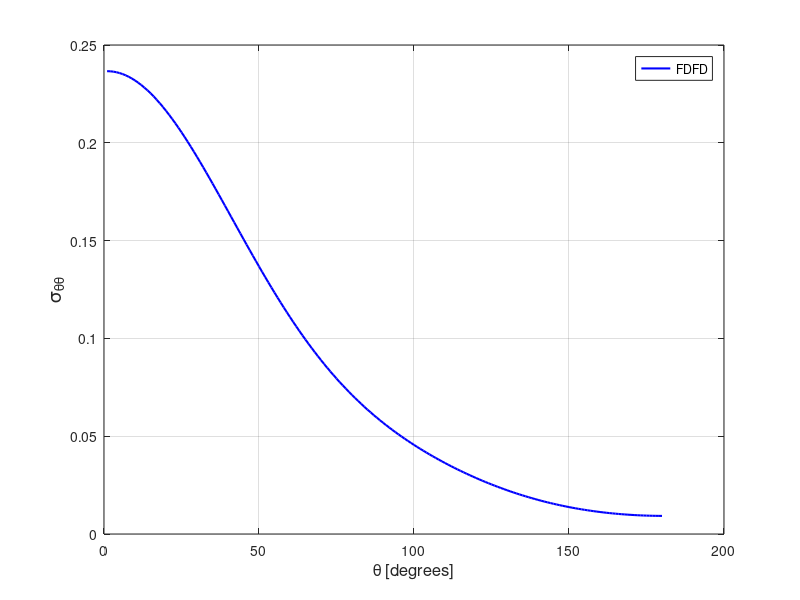

Reproduce this figure in MATLAB.
stt = [ 
    1  0.23661952E+00
    2  0.23656030E+00
    3  0.23638296E+00
    4  0.23608680E+00
    5  0.23567374E+00
    6  0.23514293E+00
    7  0.23449603E+00
    8  0.23373468E+00
    9  0.23285973E+00
   10  0.23187390E+00
   11  0.23077868E+00
   12  0.22957382E+00
   13  0.22826529E+00
   14  0.22685263E+00
   15  0.22534071E+00
   16  0.22373140E+00
   17  0.22202624E+00
   18  0.22023077E+00
   19  0.21834634E+00
   20  0.21637763E+00
   21  0.21432742E+00
   22  0.21219905E+00
   23  0.20999721E+00
   24  0.20772485E+00
   25  0.20538555E+00
   26  0.20298597E+00
   27  0.20052566E+00
   28  0.19801080E+00
   29  0.19544663E+00
   30  0.19283597E+00
   31  0.19018196E+00
   32  0.18749006E+00
   33  0.18476379E+00
   34  0.18200783E+00
   35  0.17922455E+00
   36  0.17641900E+00
   37  0.17359532E+00
   38  0.17075624E+00
   39  0.16790645E+00
   40  0.16504920E+00
   41  0.16218795E+00
   42  0.15932570E+00
   43  0.15646695E+00
   44  0.15361391E+00
   45  0.15076999E+00
   46  0.14793769E+00
   47  0.14511986E+00
   48  0.14232066E+00
   49  0.13954088E+00
   50  0.13678426E+00
   51  0.13405235E+00
   52  0.13134734E+00
   53  0.12867126E+00
   54  0.12602620E+00
   55  0.12341399E+00
   56  0.12083530E+00
   57  0.11829310E+00
   58  0.11578719E+00
   59  0.11331926E+00
   60  0.11089097E+00
   61  0.10850298E+00
   62  0.10615537E+00
   63  0.10384875E+00
   64  0.10158392E+00
   65  0.99361949E-01
   66  0.97182274E-01
   67  0.95045671E-01
   68  0.92951760E-01
   69  0.90900481E-01
   70  0.88892281E-01
   71  0.86925946E-01
   72  0.85002303E-01
   73  0.83120555E-01
   74  0.81279792E-01
   75  0.79479806E-01
   76  0.77720396E-01
   77  0.76000437E-01
   78  0.74319169E-01
   79  0.72676986E-01
   80  0.71072243E-01
   81  0.69503643E-01
   82  0.67971312E-01
   83  0.66474251E-01
   84  0.65010659E-01
   85  0.63581347E-01
   86  0.62184054E-01
   87  0.60818188E-01
   88  0.59483219E-01
   89  0.58178712E-01
   90  0.56902435E-01
   91  0.55654731E-01
   92  0.54434016E-01
   93  0.53240255E-01
   94  0.52071318E-01
   95  0.50927594E-01
   96  0.49808349E-01
   97  0.48712041E-01
   98  0.47638360E-01
   99  0.46586744E-01
  100  0.45556307E-01
  101  0.44545937E-01
  102  0.43556277E-01
  103  0.42585745E-01
  104  0.41633971E-01
  105  0.40700719E-01
  106  0.39785303E-01
  107  0.38887255E-01
  108  0.38006142E-01
  109  0.37141792E-01
  110  0.36293909E-01
  111  0.35461411E-01
  112  0.34644585E-01
  113  0.33843573E-01
  114  0.33057202E-01
  115  0.32285724E-01
  116  0.31528711E-01
  117  0.30786058E-01
  118  0.30057918E-01
  119  0.29343687E-01
  120  0.28643690E-01
  121  0.27956922E-01
  122  0.27284056E-01
  123  0.26625138E-01
  124  0.25979454E-01
  125  0.25347210E-01
  126  0.24728518E-01
  127  0.24122940E-01
  128  0.23530781E-01
  129  0.22951961E-01
  130  0.22386145E-01
  131  0.21833554E-01
  132  0.21294033E-01
  133  0.20767394E-01
  134  0.20253902E-01
  135  0.19753430E-01
  136  0.19265844E-01
  137  0.18791063E-01
  138  0.18329186E-01
  139  0.17880090E-01
  140  0.17443655E-01
  141  0.17019909E-01
  142  0.16608644E-01
  143  0.16210046E-01
  144  0.15823606E-01
  145  0.15449836E-01
  146  0.15088061E-01
  147  0.14738566E-01
  148  0.14401111E-01
  149  0.14075567E-01
  150  0.13761847E-01
  151  0.13459940E-01
  152  0.13169540E-01
  153  0.12890649E-01
  154  0.12623187E-01
  155  0.12366917E-01
  156  0.12121753E-01
  157  0.11887416E-01
  158  0.11664054E-01
  159  0.11451382E-01
  160  0.11249437E-01
  161  0.11057646E-01
  162  0.10876370E-01
  163  0.10705348E-01
  164  0.10544227E-01
  165  0.10392936E-01
  166  0.10251756E-01
  167  0.10120060E-01
  168  0.99979779E-02
  169  0.98854341E-02
  170  0.97822351E-02
  171  0.96883355E-02
  172  0.96035758E-02
  173  0.95279906E-02
  174  0.94614374E-02
  175  0.94038416E-02
  176  0.93550803E-02
  177  0.93152281E-02
  178  0.92842970E-02
  179  0.92621455E-02
  180  0.92486041E-02
  181  0.92439130E-02
  182  0.92481757E-02
  183  0.92609776E-02
  184  0.92827026E-02
  185  0.93129836E-02
  186  0.93522463E-02
  187  0.94003715E-02
  188  0.94572436E-02
  189  0.95232511E-02
  190  0.95982002E-02
  191  0.96824290E-02
  192  0.97756526E-02
  193  0.98782443E-02
  194  0.99902032E-02
  195  0.10111544E-01
  196  0.10242512E-01
  197  0.10383253E-01
  198  0.10533622E-01
  199  0.10693971E-01
  200  0.10864407E-01
  201  0.11044920E-01
  202  0.11235761E-01
  203  0.11437010E-01
  204  0.11648878E-01
  205  0.11871517E-01
  206  0.12104811E-01
  207  0.12349054E-01
  208  0.12604433E-01
  209  0.12870930E-01
  210  0.13149055E-01
  211  0.13438275E-01
  212  0.13739269E-01
  213  0.14051998E-01
  214  0.14376526E-01
  215  0.14713005E-01
  216  0.15061339E-01
  217  0.15421956E-01
  218  0.15794786E-01
  219  0.16179975E-01
  220  0.16577499E-01
  221  0.16987422E-01
  222  0.17410059E-01
  223  0.17845316E-01
  224  0.18293221E-01
  225  0.18753977E-01
  226  0.19227341E-01
  227  0.19713875E-01
  228  0.20212850E-01
  229  0.20725392E-01
  230  0.21250581E-01
  231  0.21788709E-01
  232  0.22340266E-01
  233  0.22904778E-01
  234  0.23482572E-01
  235  0.24073571E-01
  236  0.24677634E-01
  237  0.25295202E-01
  238  0.25926186E-01
  239  0.26570722E-01
  240  0.27228454E-01
  241  0.27900098E-01
  242  0.28585536E-01
  243  0.29284695E-01
  244  0.29998081E-01
  245  0.30725164E-01
  246  0.31466890E-01
  247  0.32222632E-01
  248  0.32993332E-01
  249  0.33778623E-01
  250  0.34579270E-01
  251  0.35395186E-01
  252  0.36226630E-01
  253  0.37074056E-01
  254  0.37937950E-01
  255  0.38818438E-01
  256  0.39715972E-01
  257  0.40631216E-01
  258  0.41563660E-01
  259  0.42515140E-01
  260  0.43485384E-01
  261  0.44475038E-01
  262  0.45484733E-01
  263  0.46515346E-01
  264  0.47566991E-01
  265  0.48640713E-01
  266  0.49737334E-01
  267  0.50856974E-01
  268  0.52001160E-01
  269  0.53169705E-01
  270  0.54364443E-01
  271  0.55585276E-01
  272  0.56833807E-01
  273  0.58110405E-01
  274  0.59416160E-01
  275  0.60751121E-01
  276  0.62117755E-01
  277  0.63515782E-01
  278  0.64946525E-01
  279  0.66410273E-01
  280  0.67908742E-01
  281  0.69442242E-01
  282  0.71011417E-01
  283  0.72617546E-01
  284  0.74261360E-01
  285  0.75943634E-01
  286  0.77664889E-01
  287  0.79425767E-01
  288  0.81226572E-01
  289  0.83068535E-01
  290  0.84952220E-01
  291  0.86876988E-01
  292  0.88844292E-01
  293  0.90854101E-01
  294  0.92906430E-01
  295  0.95002241E-01
  296  0.97140059E-01
  297  0.99320628E-01
  298  0.10154390E+00
  299  0.10381011E+00
  300  0.10611708E+00
  301  0.10846597E+00
  302  0.11085561E+00
  303  0.11328508E+00
  304  0.11575384E+00
  305  0.11826094E+00
  306  0.12080407E+00
  307  0.12338332E+00
  308  0.12599690E+00
  309  0.12864222E+00
  310  0.13131915E+00
  311  0.13402469E+00
  312  0.13675736E+00
  313  0.13951471E+00
  314  0.14229532E+00
  315  0.14509468E+00
  316  0.14791273E+00
  317  0.15074523E+00
  318  0.15359001E+00
  319  0.15644296E+00
  320  0.15930216E+00
  321  0.16216473E+00
  322  0.16502561E+00
  323  0.16788383E+00
  324  0.17073320E+00
  325  0.17357233E+00
  326  0.17639697E+00
  327  0.17920244E+00
  328  0.18198466E+00
  329  0.18474118E+00
  330  0.18746838E+00
  331  0.19016036E+00
  332  0.19281325E+00
  333  0.19542457E+00
  334  0.19798939E+00
  335  0.20050430E+00
  336  0.20296398E+00
  337  0.20536588E+00
  338  0.20770459E+00
  339  0.20997733E+00
  340  0.21217875E+00
  341  0.21430753E+00
  342  0.21635872E+00
  343  0.21832794E+00
  344  0.22021276E+00
  345  0.22200954E+00
  346  0.22371462E+00
  347  0.22532518E+00
  348  0.22683862E+00
  349  0.22825094E+00
  350  0.22956112E+00
  351  0.23076499E+00
  352  0.23186268E+00
  353  0.23285061E+00
  354  0.23372684E+00
  355  0.23448865E+00
  356  0.23513632E+00
  357  0.23566900E+00
  358  0.23608348E+00
  359  0.23638055E+00
  360  0.23655941E+00
 ]; 
plot(stt(1:180,1),stt(1:180,2),'b-','linewidth',1.5 ); 
grid on 
legend('FDFD');
xlabel('\theta [degrees]','FontSize',12);
ylabel('\sigma_{\theta\theta}','FontSize',14);
